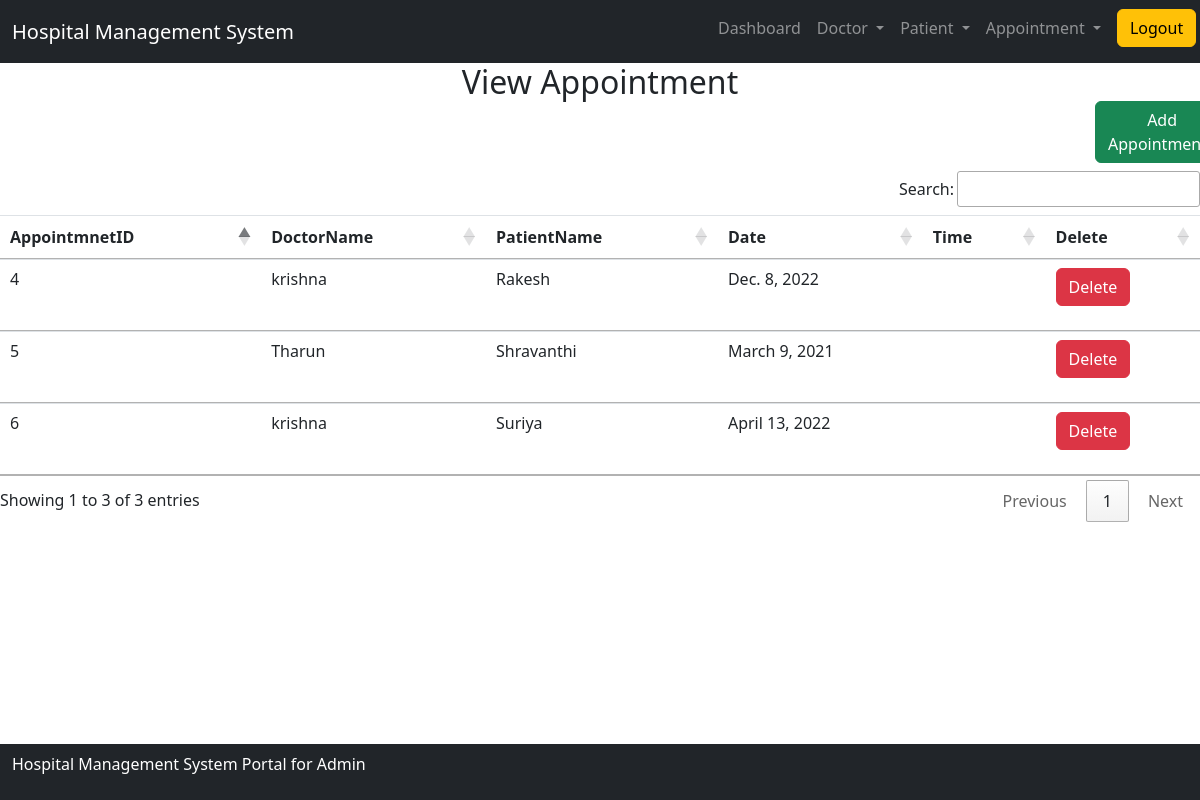
The page /view_appointment/ (signed in) on the database its author committed.
### hospitalapp/models.py (models this page shows)
class Appointment(models.Model):
    doctor=models.ForeignKey(Doctor,on_delete=models.CASCADE)
    patient=models.ForeignKey(Patient,on_delete=models.CASCADE)
    Date=models.DateField()
    Time=models.TimeField()

class Doctor(models.Model):
    Name=models.CharField(max_length=50)
    Mobile=models.IntegerField()
    Special=models.CharField(max_length=50)

class Patient(models.Model):
    Name=models.CharField(max_length=50)
    Gender=models.CharField(max_length=1)
    Mobile=models.IntegerField()
    Address=models.TextField()

### hospitalapp/views.py (the view)
# urls.py: path('view_appointment/',view_appoinment,name="view_appointment"),
def view_appoinment(request):
	if not request.user.is_staff:
		return redirect('login')
	app=Appointment.objects.all()
	return render(request,"view_appointment.html",{"appoinment":app})

### hospitalapp/templates/view_appointment.html
{% include 'base.html' %}
{% include 'navigation.html' %}
<div>
    <center><h2>View Appointment<a href="{% url 'add_appointment' %}" class="btn btn-success" style="margin-left:1095px;">Add Appointment+</a></h2></center>
    <table id="example" class="table table-hover">
        <thead>
            <tr>
                <th>AppointmnetID</th>
                <th>DoctorName</th>
                <th>PatientName</th>
                <th>Date</th>
                <th>Time</th>
                <th>Delete</th>
            </tr>
        </thead>
        <tbody>
            {% for i in appoinment %}
            <tr>
            <td>{{i.id}}</td>
            <td>{{i.doctor.Name}}</td>
            <td>{{i.patient.Name}}</td>
            <td>{{i.Date}}</td>
            <td>{{i.time}}</td>
            <td><p><a href="{% url 'delete_appointment' i.id %}" onclick="return confirm('Are you sure wnat to delete?')" class="btn btn-danger">Delete</a></p></td>
            </tr>
            {% endfor %}
        </tbody>
    </table>
</div>
{% include 'footer.html' %}

### hospitalapp/templates/base.html (shortened to what this page needs)
{% load static %}
<html>
    <head>
        <link rel="stylesheet" href="https://maxcdn.bootstrapcdn.com/bootstrap/4.5.5/css/bootstrap.min.css">
        <link rel="stylesheet" href="https://use.fontawesome.com/releases/v5.7.0/css/all.css">
        <link rel="stylesheet" type="text/css" href="{% static 'css/mystyle.css' %}">
        <link rel="stylesheet" type="text/css" href="https://cdn.datatables.net/1.12.1/css/jquery.dataTables.min.css"/>
        <link rel="stylesheet" type="text/css" href="https://cdn.datatables.net/buttons/2.2.3/css/buttons.dataTables.min.css"/>
    </head>
    <body>
    </body>
</html>

### hospitalapp/templates/navigation.html (shortened to what this page needs)
<!doctype html>
<html lang="en">
  <head>
    <link href="https://cdn.jsdelivr.net/npm/bootstrap@5.2.0-beta1/dist/css/bootstrap.min.css" rel="stylesheet">
  </head>
  <body>
    <nav class="navbar navbar-expand-lg navbar-dark bg-dark">
      <div class="container-fluid">
        <a class="navbar-brand" href="#">Hospital Management System</a>
        <div class="collapse navbar-collapse" id="navbarSupportedContent" style="margin-left:400px;">
          <ul class="navbar-nav mr-auto">
            <li class="nav-item active">
              {% if request.user.is_staff %}
              <li class="nav-item">
                <a class="nav-link" href="{% url 'dashboard' %}">Dashboard<span class="sr-only">(current)</span></a>
              </li>
            <li class="nav-item dropdown">
              <a class="nav-link dropdown-toggle" href="#" id="navbarDropdown" role="button" data-bs-toggle="dropdown" aria-expanded="false">
                Doctor
              </a>
            </li>
            <li class="nav-item dropdown">
              <a class="nav-link dropdown-toggle" href="#" id="navbarDropdown" role="button" data-bs-toggle="dropdown" aria-expanded="false">
                Patient
              </a>
            </li>
            <li class="nav-item dropdown">
              <a class="nav-link dropdown-toggle" href="#" id="navbarDropdown" role="button" data-bs-toggle="dropdown" aria-expanded="false">
                Appointment
              </a>
            </li>
            <li class="nav-item">
              <a class="nav-link" href="{% url 'logout' %}"><button style="margin-top:-7px;" class="btn btn-warning">Logout</button></a>
            </li>
            {% endif %}
          </ul>
        </div>
      </div>
    </nav>
  </body>
</html>

### hospitalapp/templates/footer.html (shortened to what this page needs)
<nav class="navbar navbar-expand-lg bg-dark navbar-dark fixed-bottom">
<div class="footer-bottom">
    <div class="container">
        <div class="row">
            <div class="col-sm-12 text-center">
                <div class="copyright-text">
                    <p class="text-white">Hospital Management System Portal for Admin</p>
                </div>
            </div>
        </div>
    </div>
</div>

### rows shown on the page
Appointment: id "4", doctor.Name "krishna", patient.Name "Rakesh", Date "Dec. 8, 2022"
Appointment: id "5", doctor.Name "Tharun", patient.Name "Shravanthi", Date "March 9, 2021"
Appointment: id "6", doctor.Name "krishna", patient.Name "Suriya", Date "April 13, 2022"
